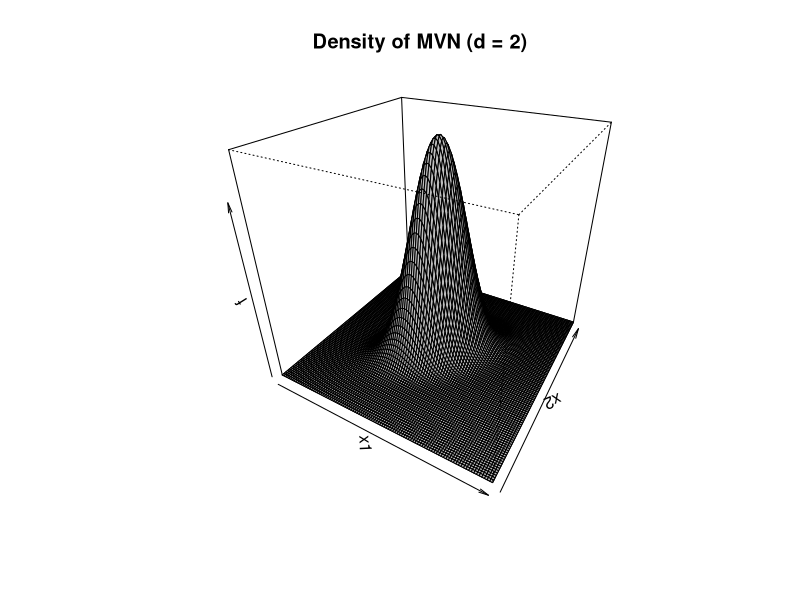
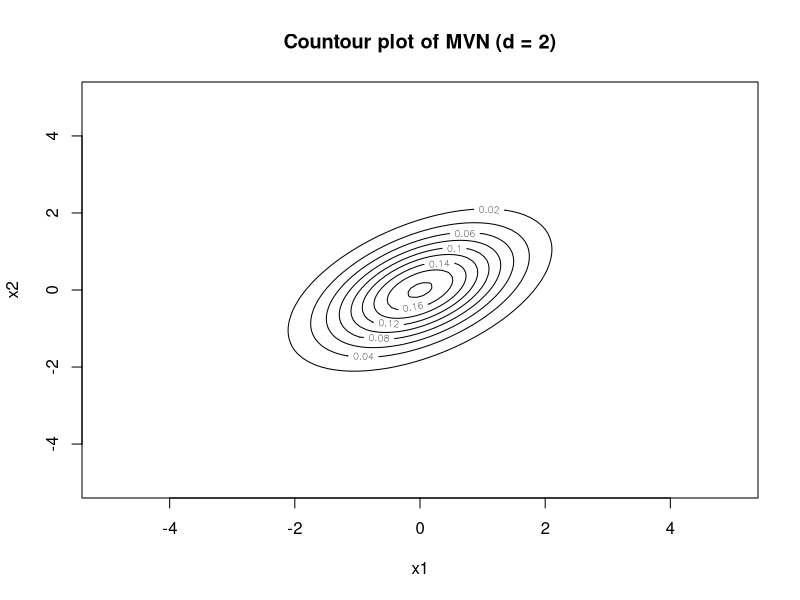
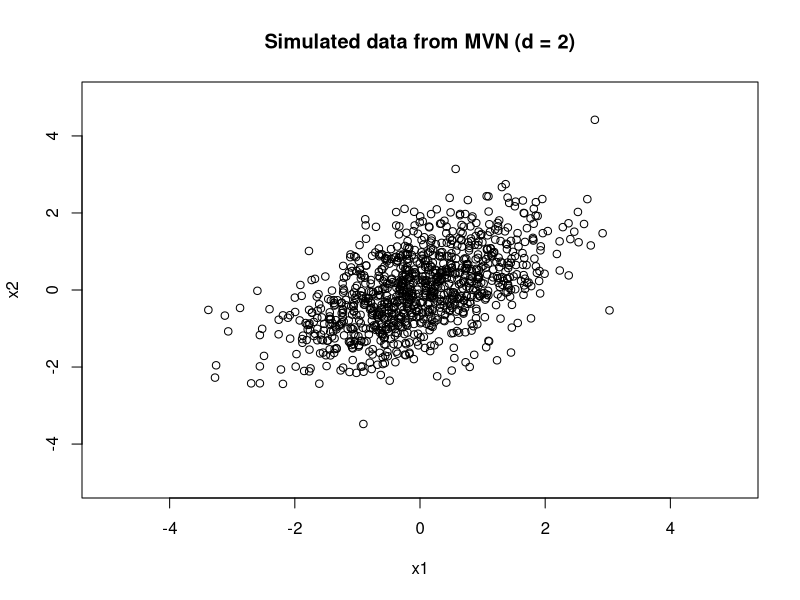

Reproduce these figures in R, in order.
###########################
#
# Solution to Problem 2.2
#
###########################

library(mnormt) # R package for multivariate normal distribution

# computes the MVN density values
compute_density = function(x, mu, Sigma) {
  
  len = length(x)
  f = matrix(0, nrow = len, ncol = len)
  
  for (i in 1:len) {
    for (j in 1:len) {
      f[i, j] = dmnorm(c(x[i], x[j]), mean = mu, var = Sigma)
    }
  }
  
  return(f)
}

# specified mean vector and covariance matrix
mu = c(0,0)
Sigma = matrix(c(1, .5, .5, 1), 2)

# values for which to compute the density
x = seq(-5, 5, length.out = 100)

# density function
f = compute_density(x, mu, Sigma)

# plot the density
persp(f, col = "gray",
      theta = 30, phi = 30,
      xlab = "x1", ylab = "x2", zlab = "f",
      main = "Density of MVN (d = 2)")

# plot contour
contour(x, x, f,
        xlab = "x1", ylab = "x2",
        main = "Countour plot of MVN (d = 2)")

# compute the eigenvalues
ev = eigen(Sigma)
evalues = ev$values

# compare radii of the contours using the sqrt of the ratio of the eigenvalues
ratio = sqrt(evalues[1]/evalues[2])

# simulate sample from the MVN with n = 1000
simulated_data = rmnorm(1000, mu, Sigma)

# draw the scatter plot
plot(simulated_data, xlim=range(x), ylim=range(x),
     main="Simulated data from MVN (d = 2)", xlab="x1", ylab="x2")

